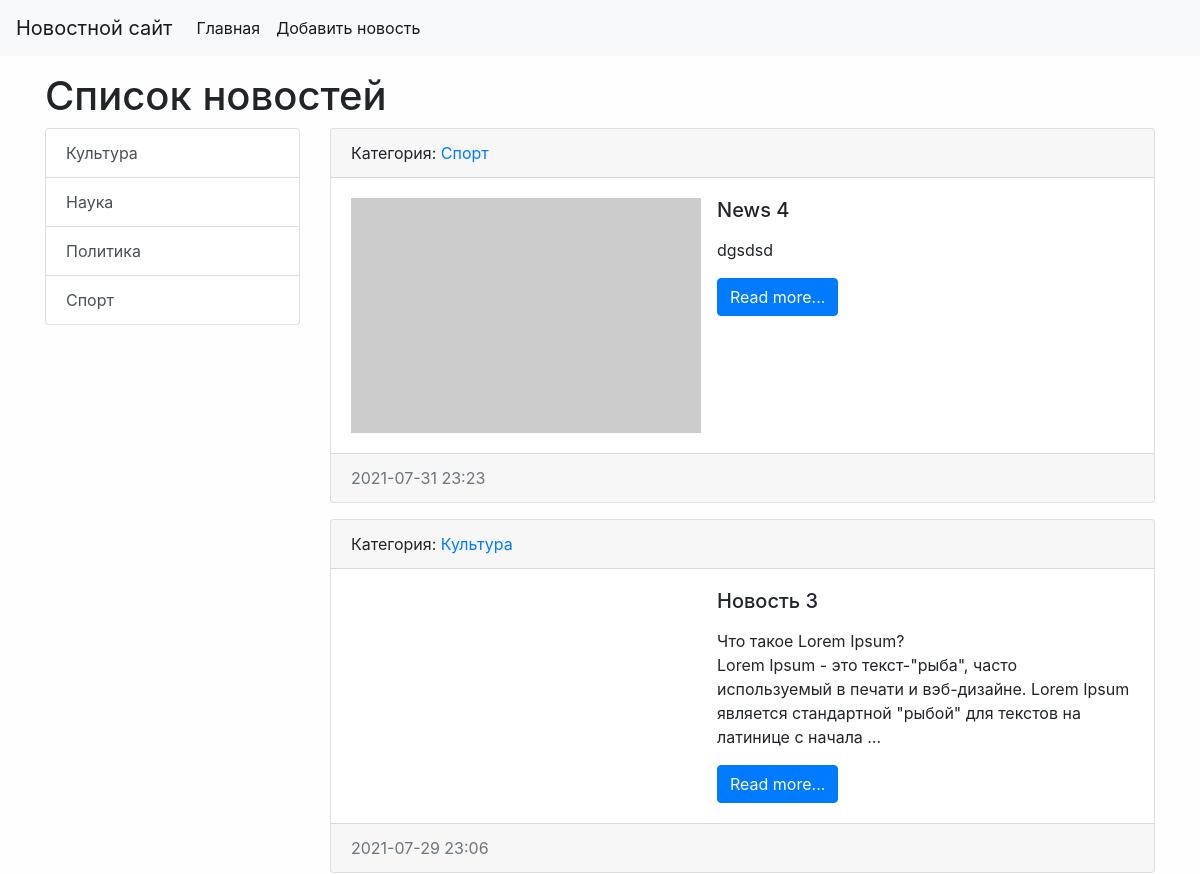
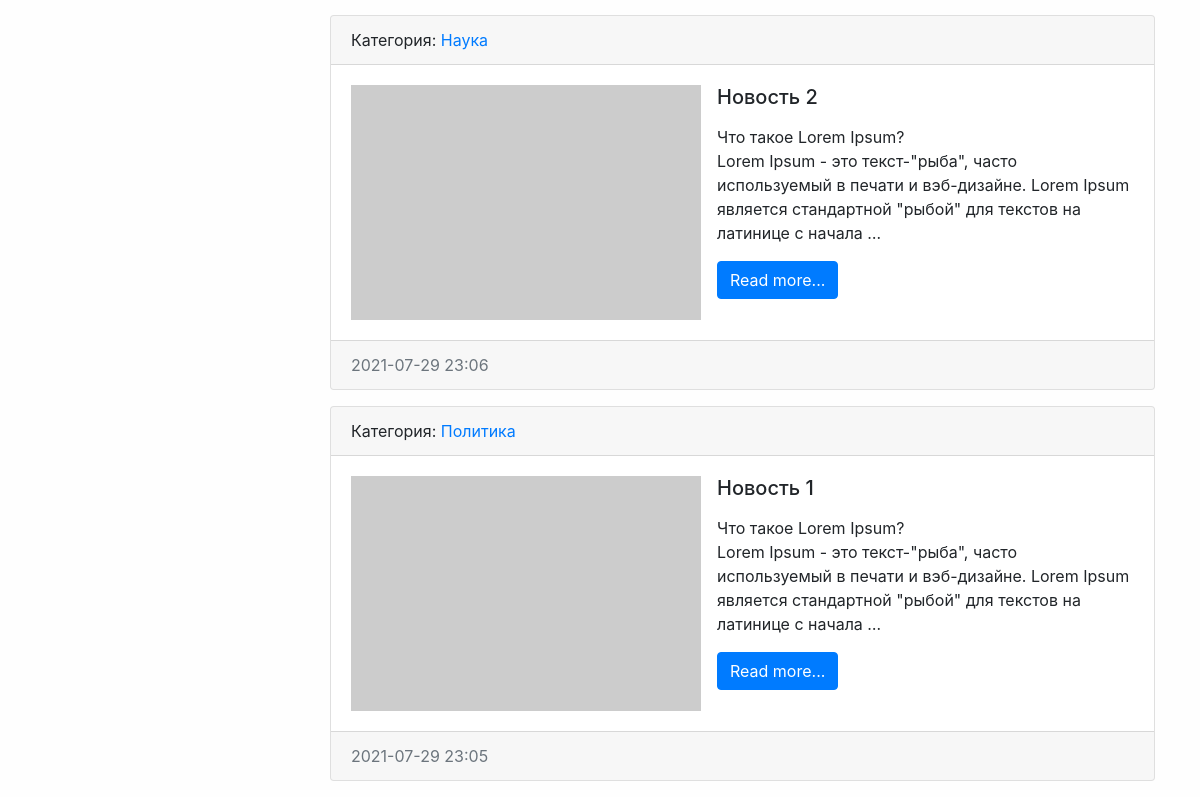
Before: / with the older database file (2 pictures, top to bottom).
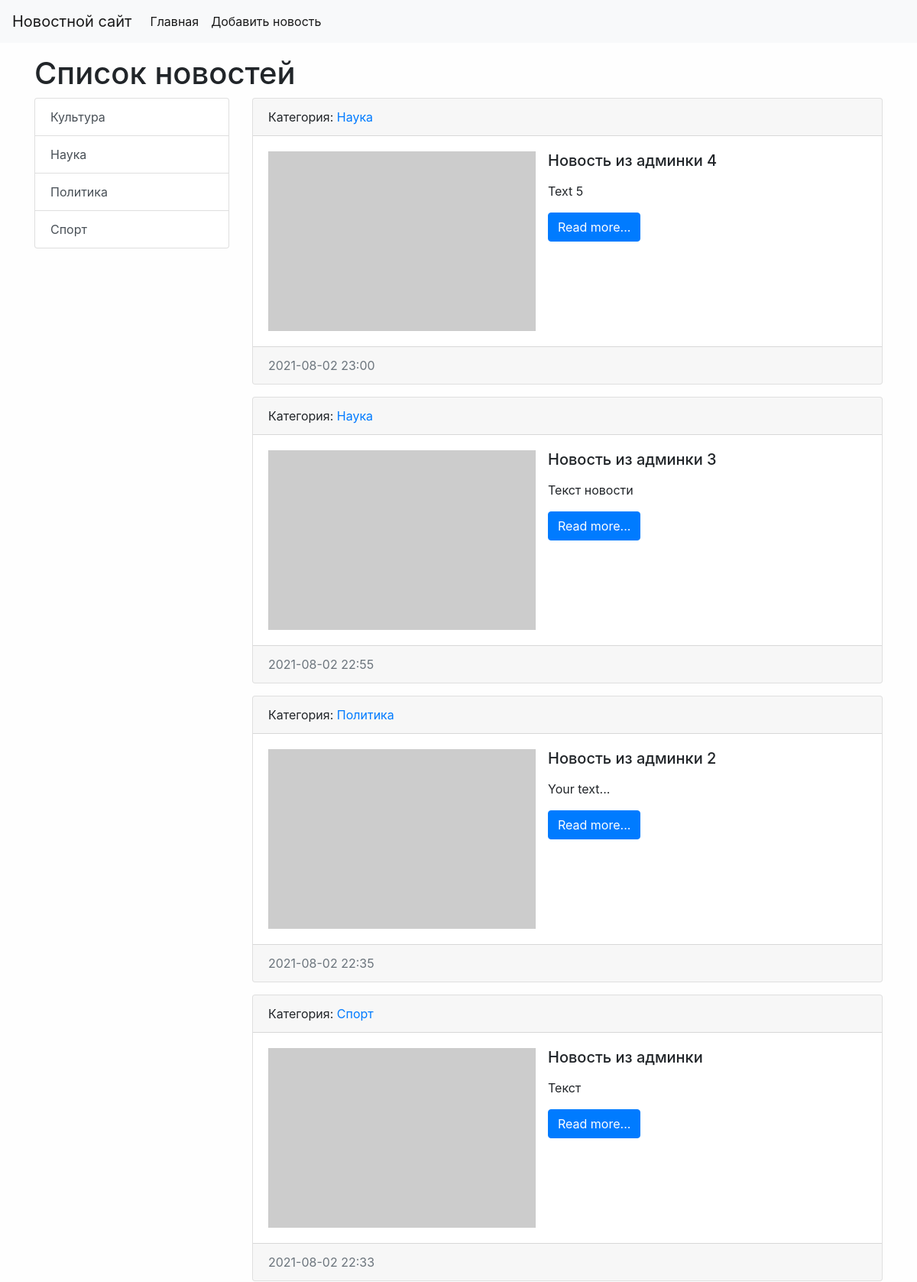
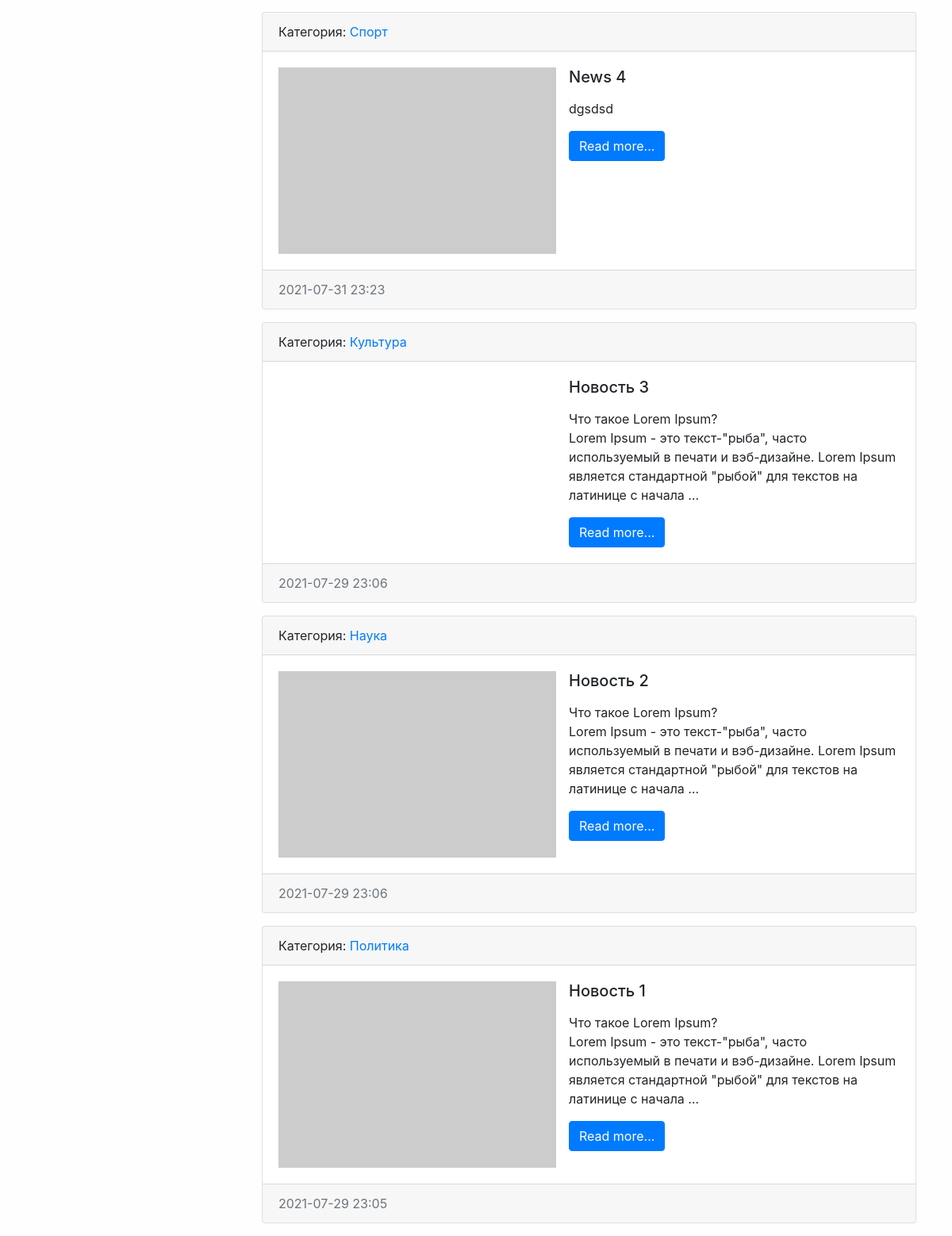
After: the same page with the newer database file (2 pictures, top to bottom).
### news/models.py (models this page shows, shortened)
class Category(models.Model):
    title = models.CharField(max_length=150, db_index=True, verbose_name='Наименование категории')
    class Meta:
        verbose_name = 'Категория'
        verbose_name_plural = 'Категории'
        ordering = ['title']
    def __str__(self):
        return self.title
    def get_absolute_url(self):
        return reverse('category', kwargs={'create_id': self.pk})

class News(models.Model):
    title = models.CharField(max_length=200, verbose_name='Наименование')
    content = models.TextField(verbose_name='Контент')
    created_at = models.DateTimeField(auto_now_add=True, verbose_name='Дата публикации')
    updated_at = models.DateTimeField(auto_now=True, verbose_name='Обновлено')
    photo = models.ImageField(upload_to='photos/%Y/%m/%d', verbose_name='Фото', blank=True)
    is_published = models.BooleanField(default=True, verbose_name='Опубликовано')
    create = models.ForeignKey('Category', on_delete=models.PROTECT, verbose_name='Категория')  # защищена от удалени, если удалена категория
    class Meta:
        verbose_name = 'Новость'
        verbose_name_plural = 'Новости'
        ordering = ['-created_at']
    def get_absolute_url(self):
        return reverse('view_news', kwargs={'news_id': self.pk})

### news/views.py (the view)
# urls.py: path('', index, name='home'),
def index(request):
    news = News.objects.all()
    context = {
        'news' : news,
        'title': 'Список новостей'
    }
    return render(request, template_name='news/index.html', context=context)

### news/templatetags/news_tags.py (called while the page is built)
@register.simple_tag(name='get_list_categories')
def get_categories():
    return Category.objects.all()

@register.inclusion_tag('news/list_categories.html')
def show_categories(arg1='Hello', arg2='world'):
    categories = Category.objects.all()
    return {"categories": categories, 'arg1':arg1, 'arg2':arg2}

### news/templates/news/Index.html (shortened to what this page needs)
{% extends 'base.html' %}
{% block sidebar %}
    {% include 'inc/_sidebar.html'%}
{% endblock %}
{% block content %}
        {% for i in news %}
            <div class="card mb-3">
              <div class="card-header">
                  Категория: <a href="{% url 'category' i.create.pk %}"> {{ i.create }}</a>
              </div>
              <div class="card-body">
                <div class="media">
                    {% if i.photo %}
                        <img src="{{ i.photo.url }}" alt="" width="350" class="mr-3">
                    {% else %}
                        <img src="https://picsum.photos/350/235/" alt="" class="mr-3">
                    {% endif %}
                    <div class="media-body">
                      <h5 class="card-title">{{ i.title }}</h5>
                      <p class="card-text">{{ i.content|linebreaks|truncatewords:25 }}</p>
                      <a href="{{ i.get_absolute_url }}" class="btn btn-primary">Read more...</a>
                    </div>
                </div>
              </div>
              <div class="card-footer text-muted">
                {{ i.created_at|date:"Y-m-d H:i"}}
            </div>
        </div>
        {% endfor %}
{% endblock %}

### templates/base.html (shortened to what this page needs)
{% load static %}
<!doctype html>
<html lang="en">
  <head>
    <link rel="stylesheet" href="{% static 'bootstrap\bootstrap-4.6.0-dist\css\bootstrap.min.css' %}">
    <link rel="stylesheet" href="{% static 'css\style.css' %}">
  </head>
  <body>
{% include 'inc/_nav.html' %}
<div class="container mt-3">
    <h1>{{ title }}</h1>
    <div class="row">
        <div class="col-md-3">
            {% block sidebar %}SIDEBAR{% endblock %}
        </div>
        <div class="col-md-9">
            {% block content %}CONTENT{% endblock %}
        </div>
    </div>
</div>
  </body>
</html>

### templates/inc/_nav.html (shortened to what this page needs)
<nav class="navbar navbar-expand-lg navbar-light bg-light">
  <a class="navbar-brand" href="{% url 'home' %}">Новостной сайт</a>
  <div class="collapse navbar-collapse" id="navbarSupportedContent">
    <ul class="navbar-nav mr-auto">
      <li class="nav-item active">
        <a class="nav-link" href="{% url 'home' %}">Главная <span class="sr-only">(current)</span></a>
      </li>
      <li class="nav-item active">
        <a class="nav-link" href="{% url 'add_news' %}">Добавить новость <span class="sr-only">(current)</span></a>
      </li>
    </ul>
  </div>
</nav>

### templates/inc/_sidebar.html
{% load news_tags %}
{% show_categories%}

### news/templates/news/list_categories.html
<div class="list-group">
   {% for i in categories %}
       <a href="{{ i.get_absolute_url }}" class="list-group-item list-group-item-action">{{ i.title }}</a>
   {% endfor %}
</div>

### mysite/static/css/style.css (style rules this page uses)
body { background-color: #fefefe; }

Changed rows visible on the page:
added News: create "Наука", title "Новость из админки 4", content "Text 5", created_at "2021-08-02 23:00"
added News: create "Наука", title "Новость из админки 3", content "Текст новости", created_at "2021-08-02 22:55"
added News: create "Политика", title "Новость из админки 2", content "Your text...", created_at "2021-08-02 22:35"
added News: create "Спорт", title "Новость из админки", content "Текст", created_at "2021-08-02 22:33"
